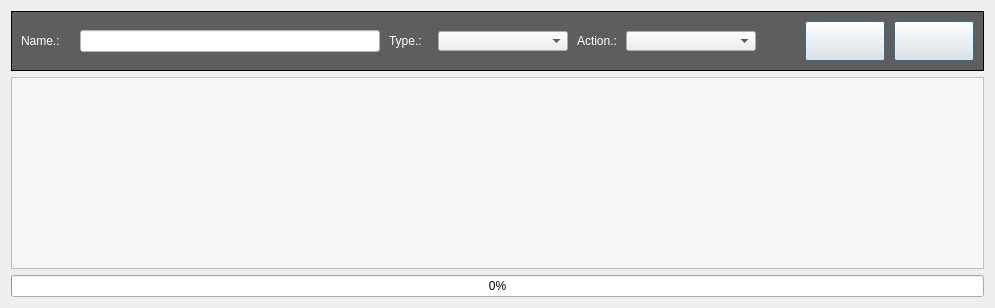
      <widget class="QWidget" name="tab_2">
       <attribute name="title">
        <string>Create groups</string>
       </attribute>
       <layout class="QVBoxLayout" name="verticalLayout_5">
        <item>
         <widget class="QGroupBox" name="filter_option_2">
          <property name="enabled">
           <bool>true</bool>
          </property>
          <property name="sizePolicy">
           <sizepolicy hsizetype="Minimum" vsizetype="Minimum">
            <horstretch>0</horstretch>
            <verstretch>0</verstretch>
           </sizepolicy>
          </property>
          <property name="minimumSize">
           <size>
            <width>0</width>
            <height>50</height>
           </size>
          </property>
          <property name="maximumSize">
           <size>
            <width>11777215</width>
            <height>60</height>
           </size>
          </property>
          <property name="toolTipDuration">
           <number>0</number>
          </property>
          <property name="styleSheet">
           <string notr="true">QGroupBox {
	background-color: rgb(94, 94, 94);
	border: 1px solid;
}</string>
          </property>
          <property name="title">
           <string/>
          </property>
          <property name="checkable">
           <bool>false</bool>
          </property>
          <layout class="QHBoxLayout" name="horizontalLayout_4">
           <property name="spacing">
            <number>9</number>
           </property>
           <item>
            <widget class="QLabel" name="domain_label_3">
             <property name="enabled">
              <bool>true</bool>
             </property>
             <property name="sizePolicy">
              <sizepolicy hsizetype="Maximum" vsizetype="Preferred">
               <horstretch>0</horstretch>
               <verstretch>0</verstretch>
              </sizepolicy>
             </property>
             <property name="minimumSize">
              <size>
               <width>50</width>
               <height>20</height>
              </size>
             </property>
             <property name="maximumSize">
              <size>
               <width>50</width>
               <height>20</height>
              </size>
             </property>
             <property name="font">
              <font>
               <family>Arial</family>
               <pointsize>9</pointsize>
              </font>
             </property>
             <property name="styleSheet">
              <string notr="true">background-color: rgb(94, 94, 94);
color: rgb(255, 255, 255);</string>
             </property>
             <property name="text">
              <string>Name.:</string>
             </property>
            </widget>
           </item>
           <item>
            <widget class="QLineEdit" name="name_group">
             <property name="sizePolicy">
              <sizepolicy hsizetype="Minimum" vsizetype="Fixed">
               <horstretch>0</horstretch>
               <verstretch>0</verstretch>
              </sizepolicy>
             </property>
             <property name="minimumSize">
              <size>
               <width>300</width>
               <height>0</height>
              </size>
             </property>
             <property name="styleSheet">
              <string notr="true">background-color: rgb(255, 255, 255);
color: black;</string>
             </property>
            </widget>
           </item>
           <item>
            <widget class="QLabel" name="license_label_3">
             <property name="enabled">
              <bool>true</bool>
             </property>
             <property name="sizePolicy">
              <sizepolicy hsizetype="Maximum" vsizetype="Minimum">
               <horstretch>0</horstretch>
               <verstretch>0</verstretch>
              </sizepolicy>
             </property>
             <property name="minimumSize">
              <size>
               <width>40</width>
               <height>20</height>
              </size>
             </property>
             <property name="maximumSize">
              <size>
               <width>50</width>
               <height>20</height>
              </size>
             </property>
             <property name="font">
              <font>
               <family>Arial</family>
               <pointsize>9</pointsize>
              </font>
             </property>
             <property name="styleSheet">
              <string notr="true">background-color: rgb(94, 94, 94);
color: rgb(255, 255, 255);</string>
             </property>
             <property name="text">
              <string>Type.: </string>
             </property>
            </widget>
           </item>
           <item>
            <widget class="QComboBox" name="type_group_combobox">
             <property name="enabled">
              <bool>true</bool>
             </property>
             <property name="sizePolicy">
              <sizepolicy hsizetype="Minimum" vsizetype="Fixed">
               <horstretch>0</horstretch>
               <verstretch>0</verstretch>
              </sizepolicy>
             </property>
             <property name="minimumSize">
              <size>
               <width>130</width>
               <height>20</height>
              </size>
             </property>
             <property name="maximumSize">
              <size>
               <width>600</width>
               <height>20</height>
              </size>
             </property>
             <property name="font">
              <font>
               <family>Arial</family>
               <pointsize>9</pointsize>
              </font>
             </property>
             <property name="cursor">
              <cursorShape>PointingHandCursor</cursorShape>
             </property>
             <property name="toolTip">
              <string notr="true"/>
             </property>
             <property name="layoutDirection">
              <enum>Qt::LeftToRight</enum>
             </property>
             <property name="styleSheet">
              <string notr="true"/>
             </property>
             <property name="currentIndex">
              <number>-1</number>
             </property>
             <property name="maxVisibleItems">
              <number>25</number>
             </property>
             <property name="sizeAdjustPolicy">
              <enum>QComboBox::AdjustToContentsOnFirstShow</enum>
             </property>
             <property name="iconSize">
              <size>
               <width>16</width>
               <height>16</height>
              </size>
             </property>
             <property name="duplicatesEnabled">
              <bool>false</bool>
             </property>
             <property name="frame">
              <bool>true</bool>
             </property>
            </widget>
           </item>
           <item>
            <widget class="QLabel" name="license_label_4">
             <property name="enabled">
              <bool>true</bool>
             </property>
             <property name="sizePolicy">
              <sizepolicy hsizetype="Maximum" vsizetype="Minimum">
               <horstretch>0</horstretch>
               <verstretch>0</verstretch>
              </sizepolicy>
             </property>
             <property name="minimumSize">
              <size>
               <width>40</width>
               <height>20</height>
              </size>
             </property>
             <property name="maximumSize">
              <size>
               <width>50</width>
               <height>20</height>
              </size>
             </property>
             <property name="font">
              <font>
               <family>Arial</family>
               <pointsize>9</pointsize>
              </font>
             </property>
             <property name="styleSheet">
              <string notr="true">background-color: rgb(94, 94, 94);
color: rgb(255, 255, 255);</string>
             </property>
             <property name="text">
              <string>Action.:</string>
             </property>
            </widget>
           </item>
           <item>
            <widget class="QComboBox" name="action_group_combobox">
             <property name="enabled">
              <bool>true</bool>
             </property>
             <property name="sizePolicy">
              <sizepolicy hsizetype="Minimum" vsizetype="Fixed">
               <horstretch>0</horstretch>
               <verstretch>0</verstretch>
              </sizepolicy>
             </property>
             <property name="minimumSize">
              <size>
               <width>130</width>
               <height>20</height>
              </size>
             </property>
             <property name="maximumSize">
              <size>
               <width>600</width>
               <height>20</height>
              </size>
             </property>
             <property name="font">
              <font>
               <family>Arial</family>
               <pointsize>9</pointsize>
              </font>
             </property>
             <property name="cursor">
              <cursorShape>PointingHandCursor</cursorShape>
             </property>
             <property name="toolTip">
              <string notr="true"/>
             </property>
             <property name="layoutDirection">
              <enum>Qt::LeftToRight</enum>
             </property>
             <property name="styleSheet">
              <string notr="true"/>
             </property>
             <property name="currentIndex">
              <number>-1</number>
             </property>
             <property name="maxVisibleItems">
              <number>25</number>
             </property>
             <property name="sizeAdjustPolicy">
              <enum>QComboBox::AdjustToContentsOnFirstShow</enum>
             </property>
             <property name="iconSize">
              <size>
               <width>16</width>
               <height>16</height>
              </size>
             </property>
             <property name="duplicatesEnabled">
              <bool>false</bool>
             </property>
             <property name="frame">
              <bool>true</bool>
             </property>
            </widget>
           </item>
           <item>
            <spacer name="horizontalSpacer_2">
             <property name="orientation">
              <enum>Qt::Horizontal</enum>
             </property>
             <property name="sizeHint" stdset="0">
              <size>
               <width>40</width>
               <height>20</height>
              </size>
             </property>
            </spacer>
           </item>
           <item>
            <widget class="QPushButton" name="generate_btn">
             <property name="sizePolicy">
              <sizepolicy hsizetype="Maximum" vsizetype="Maximum">
               <horstretch>0</horstretch>
               <verstretch>0</verstretch>
              </sizepolicy>
             </property>
             <property name="minimumSize">
              <size>
               <width>80</width>
               <height>40</height>
              </size>
             </property>
             <property name="maximumSize">
              <size>
               <width>80</width>
               <height>50</height>
              </size>
             </property>
             <property name="font">
              <font>
               <family>Arial</family>
               <pointsize>9</pointsize>
               <strikeout>false</strikeout>
               <stylestrategy>PreferDefault</stylestrategy>
               <kerning>false</kerning>
              </font>
             </property>
             <property name="cursor">
              <cursorShape>PointingHandCursor</cursorShape>
             </property>
             <property name="mouseTracking">
              <bool>true</bool>
             </property>
             <property name="tabletTracking">
              <bool>false</bool>
             </property>
             <property name="focusPolicy">
              <enum>Qt::ClickFocus</enum>
             </property>
             <property name="toolTipDuration">
              <number>0</number>
             </property>
             <property name="autoFillBackground">
              <bool>false</bool>
             </property>
             <property name="styleSheet">
              <string notr="true">QPushButton::hover {
	
	background-color: rgb(212, 212, 212);
	color: white;
}

QPushButton{
	background-color: rgb(224, 224, 224);
	border-radius: 5px;
}r</string>
             </property>
             <property name="text">
              <string/>
             </property>
             <property name="icon">
              <iconset>
               <normaloff>../img/terminal_script.ico</normaloff>../img/terminal_script.ico</iconset>
             </property>
             <property name="iconSize">
              <size>
               <width>30</width>
               <height>30</height>
              </size>
             </property>
             <property name="checkable">
              <bool>false</bool>
             </property>
             <property name="autoExclusive">
              <bool>false</bool>
             </property>
             <property name="autoDefault">
              <bool>false</bool>
             </property>
             <property name="default">
              <bool>true</bool>
             </property>
             <property name="flat">
              <bool>false</bool>
             </property>
            </widget>
           </item>
           <item>
            <widget class="QPushButton" name="show_script_btn">
             <property name="sizePolicy">
              <sizepolicy hsizetype="Maximum" vsizetype="Maximum">
               <horstretch>0</horstretch>
               <verstretch>0</verstretch>
              </sizepolicy>
             </property>
             <property name="minimumSize">
              <size>
               <width>80</width>
               <height>40</height>
              </size>
             </property>
             <property name="maximumSize">
              <size>
               <width>80</width>
               <height>50</height>
              </size>
             </property>
             <property name="font">
              <font>
               <family>Arial</family>
               <pointsize>9</pointsize>
               <strikeout>false</strikeout>
               <stylestrategy>PreferDefault</stylestrategy>
               <kerning>false</kerning>
              </font>
             </property>
             <property name="cursor">
              <cursorShape>PointingHandCursor</cursorShape>
             </property>
             <property name="mouseTracking">
              <bool>true</bool>
             </property>
             <property name="tabletTracking">
              <bool>false</bool>
             </property>
             <property name="focusPolicy">
              <enum>Qt::ClickFocus</enum>
             </property>
             <property name="toolTipDuration">
              <number>0</number>
             </property>
             <property name="autoFillBackground">
              <bool>false</bool>
             </property>
             <property name="styleSheet">
              <string notr="true">QPushButton::hover {
	
	background-color: rgb(212, 212, 212);
	color: white;
}

QPushButton{
	background-color: rgb(224, 224, 224);
	border-radius: 5px;
}r</string>
             </property>
             <property name="text">
              <string/>
             </property>
             <property name="icon">
              <iconset>
               <normaloff>../img/referesh.ico</normaloff>../img/referesh.ico</iconset>
             </property>
             <property name="iconSize">
              <size>
               <width>30</width>
               <height>30</height>
              </size>
             </property>
             <property name="checkable">
              <bool>false</bool>
             </property>
             <property name="autoExclusive">
              <bool>false</bool>
             </property>
             <property name="autoDefault">
              <bool>false</bool>
             </property>
             <property name="default">
              <bool>true</bool>
             </property>
             <property name="flat">
              <bool>false</bool>
             </property>
            </widget>
           </item>
          </layout>
         </widget>
        </item>
        <item>
         <widget class="QPlainTextEdit" name="list_script">
          <property name="styleSheet">
           <string notr="true">background-color: rgb(247, 247, 247);</string>
          </property>
          <property name="undoRedoEnabled">
           <bool>true</bool>
          </property>
          <property name="readOnly">
           <bool>true</bool>
          </property>
          <property name="plainText">
           <string/>
          </property>
         </widget>
        </item>
        <item>
         <widget class="QProgressBar" name="script_progressBar">
          <property name="value">
           <number>0</number>
          </property>
         </widget>
        </item>
       </layout>
      </widget>
